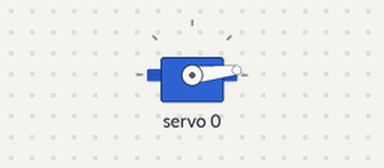
Simulated run of this sketch. Board: Arduino Uno, built with avr-gcc and run on an emulated ATmega328P. Shown: servo.

Above: at 0.05 s.
At 2.0 s:
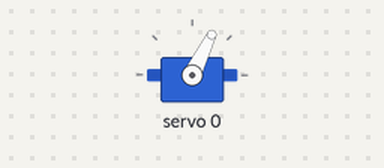
At 3.0 s:
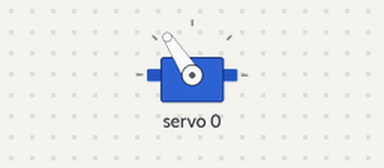
At 4.0 s:
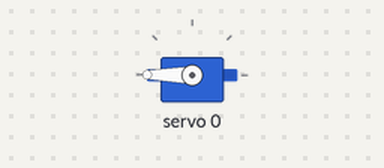
Timing chart, 0 to 5.2 s (numbered marks = the images above):
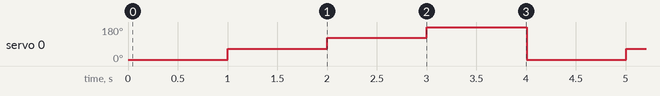

The sketch:

PCA9685.ino
```cpp
#include <PCA9685.h> //PCA9685用ヘッダーファイル

PCA9685 pwm0 = PCA9685(0x40);    //PCA9685のアドレス指定
PCA9685 pwm1 = PCA9685(0x40);
PCA9685 pwm2 = PCA9685(0x40);

#define SERVOMIN 150            //最小パルス幅
#define SERVOMAX 600            //最大パルス幅

void setup() {
 pwm0.begin();                   //初期設定 (アドレス0x40用)
 pwm0.setPWMFreq(50);            //PWM周期を50Hzに設定 (アドレス0x40用)
 pwm1.begin();                   //初期設定 (アドレス0x40用)
 pwm1.setPWMFreq(50);            //PWM周期を50Hzに設定 (アドレス0x40用)
 pwm2.begin();                   //初期設定 (アドレス0x40用)
 pwm2.setPWMFreq(50);            //PWM周期を50Hzに設定 (アドレス0x40用)
}

int n=0;

void loop() {
  servo_write(0,n,0);
  // delay(1000);
  servo_write(0,n,1);
  // delay(1000);
  servo_write(0,n,2);
  delay(1000);
  n = n+59;
  if(n>180)n=0;
}

void servo_write(int ch, int ang,int num){ //動かすサーボチャンネルと角度を指定
  ang = map(ang, 0, 180, SERVOMIN, SERVOMAX); //角度（0～180）をPWMのパルス幅（150～500）に変換
  // switch (num) {
  //   case 0:
  //     pwm0.setPWM(ch, 0, ang);
  //     break;
  //   case 1:
  //     pwm1.setPWM(ch, 0, ang);
  //     break;
  //   case 2:
  //     pwm2.setPWM(ch, 0, ang);
  //     break;
  // }
  if(num == 0){
    pwm0.setPWM(ch, 0, ang);
  }else if(n == 1){
    pwm1.setPWM(ch, 0, ang);
  }else if(n == 2){
    pwm2.setPWM(ch, 0, ang);
  }
}
```

Measured:
- by itself, servo 0: repeats every 4.0 s: 123° 1.0 s, 180° 1.0 s, 6° 1.0 s, 64° 1.0 s
